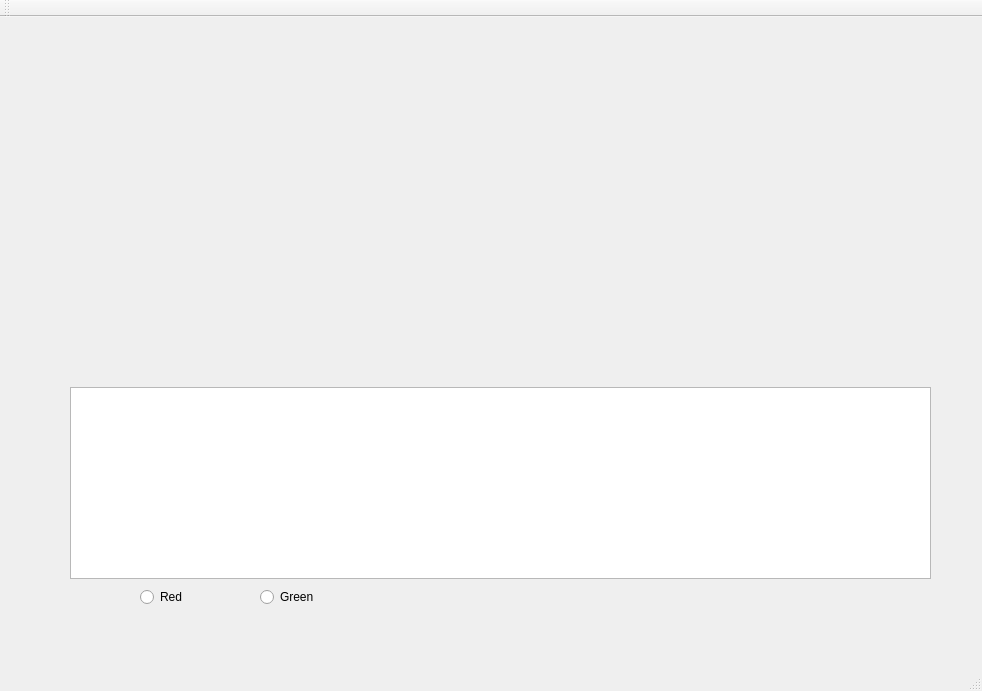
<?xml version="1.0" encoding="UTF-8"?>
<ui version="4.0">
 <class>MainWindow</class>
 <widget class="QMainWindow" name="MainWindow">
  <property name="geometry">
   <rect>
    <x>0</x>
    <y>0</y>
    <width>982</width>
    <height>691</height>
   </rect>
  </property>
  <property name="windowTitle">
   <string>MainWindow</string>
  </property>
  <widget class="QWidget" name="centralWidget">
   <widget class="CustomDrawWidget" name="widget" native="true">
    <property name="geometry">
     <rect>
      <x>70</x>
      <y>10</y>
      <width>861</width>
      <height>341</height>
     </rect>
    </property>
   </widget>
   <widget class="QTextBrowser" name="textBrowser">
    <property name="geometry">
     <rect>
      <x>70</x>
      <y>370</y>
      <width>861</width>
      <height>192</height>
     </rect>
    </property>
   </widget>
   <widget class="QRadioButton" name="red_Button">
    <property name="geometry">
     <rect>
      <x>140</x>
      <y>570</y>
      <width>95</width>
      <height>20</height>
     </rect>
    </property>
    <property name="text">
     <string>Red</string>
    </property>
   </widget>
   <widget class="QRadioButton" name="green_Button">
    <property name="geometry">
     <rect>
      <x>260</x>
      <y>570</y>
      <width>95</width>
      <height>20</height>
     </rect>
    </property>
    <property name="text">
     <string>Green</string>
    </property>
   </widget>
  </widget>
  <widget class="QMenuBar" name="menuBar">
   <property name="geometry">
    <rect>
     <x>0</x>
     <y>0</y>
     <width>982</width>
     <height>26</height>
    </rect>
   </property>
  </widget>
  <widget class="QToolBar" name="mainToolBar">
   <attribute name="toolBarArea">
    <enum>TopToolBarArea</enum>
   </attribute>
   <attribute name="toolBarBreak">
    <bool>false</bool>
   </attribute>
  </widget>
  <widget class="QStatusBar" name="statusBar"/>
 </widget>
 <layoutdefault spacing="6" margin="11"/>
 <customwidgets>
  <customwidget>
   <class>CustomDrawWidget</class>
   <extends>QWidget</extends>
   <header>customdrawwidget.h</header>
   <container>1</container>
  </customwidget>
 </customwidgets>
 <resources/>
 <connections/>
</ui>
